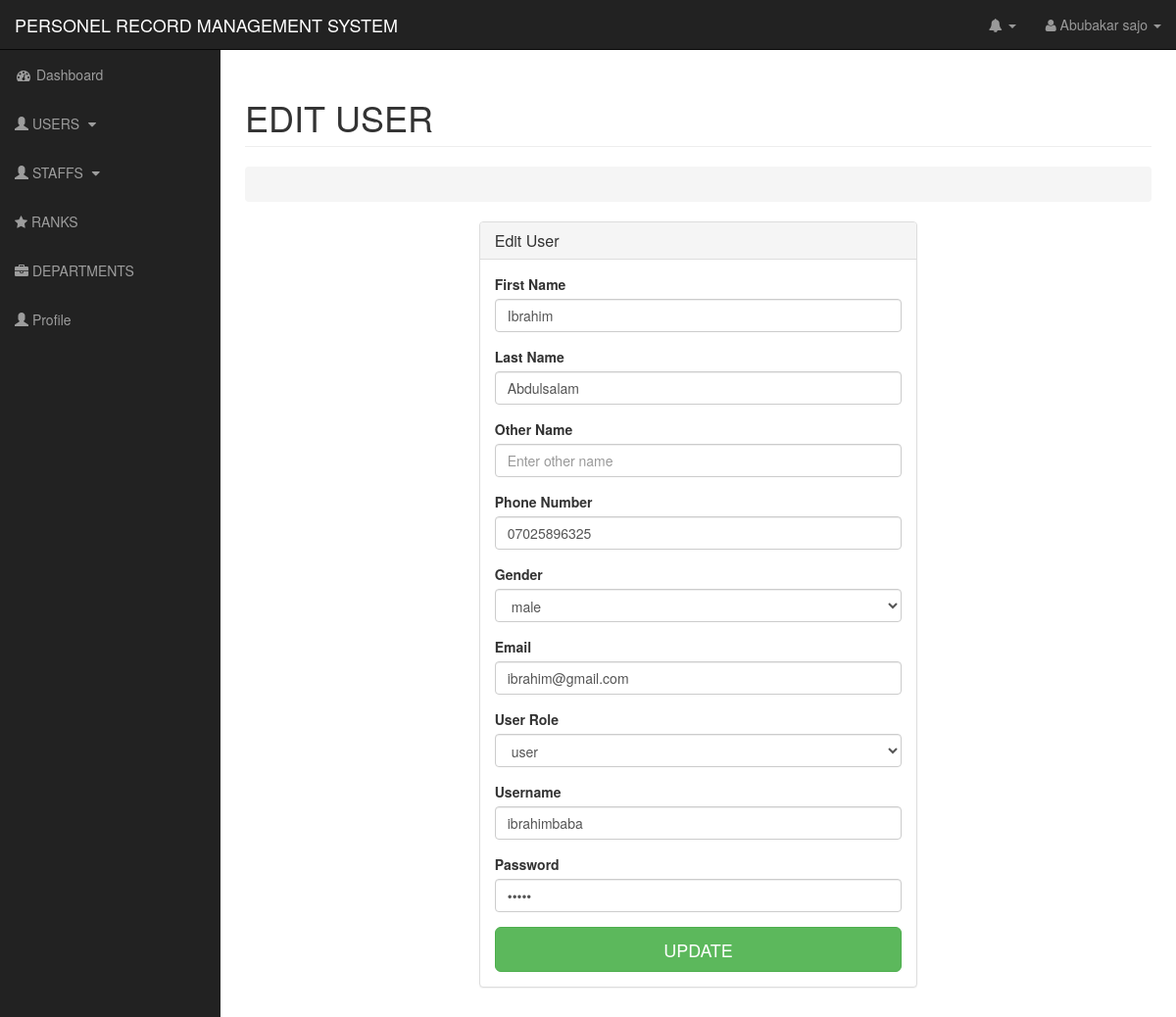
The app's page /edit_user.php?edit=2 (signed in) with its own data.
### tables this page shows
CREATE TABLE `tblusers` (
  `user_id` int(11) NOT NULL,
  `firstname` varchar(100) NOT NULL,
  `lastname` varchar(100) NOT NULL,
  `othername` varchar(70) NOT NULL,
  `gender` varchar(9) NOT NULL,
  `phonenumber` varchar(15) NOT NULL,
  `email` varchar(100) NOT NULL,
  `username` varchar(50) NOT NULL,
  `password` varchar(100) NOT NULL,
  `user_role` varchar(10) NOT NULL,
  `status` int(11) NOT NULL
);

### functions.php (called while the page is built, shortened)
<?php
function escapeString($string){
    global $conn;
    return mysqli_escape_string($conn, trim($string));
}

### edit_user.php (the view, shortened to what this page needs)
<?php include 'includes/header.php' ?>
    <div id="wrapper">
<?php include 'includes/nav.php' ?>
<?php include 'includes/title.php' ?>
                 <?php
                    if (isset($_GET['edit'])) {
                        $user_id = escapeString($_GET['edit']);
                        $query = "SELECT * FROM tblusers WHERE user_id = $user_id";
                        $selectUser = mysqli_query($conn, $query);
                        if (mysqli_num_rows($selectUser) > 0) {
                           while($row=mysqli_fetch_assoc($selectUser)){
                            $firstname = $row['firstname'];
                            $lastname = $row['lastname'];
                            $othername = $row['othername'];
                            $phonenumber = $row['phonenumber'];
                            $gender = $row['gender'];
                            $email = $row['email'];
                            $user_role = $row['user_role'];
                            $username = $row['username'];
                            $password = $row['password'];
                           }
                        }
                    }
                ?>
        <div class="row">
            <div class="col-md-6 col-md-offset-3">
                <div class="panel panel-default">
                    <div class="panel-heading">
                        <h3 class="panel-title">Edit User</h3>
                    </div>
                    <div class="panel-body">
                        <form role="form" method="post" action="edit_user.php">
                            <fieldset>
                                <div class="form-group">
                                    <label for="firstname">First Name</label>
                                    <input class="form-control"
                                    value="<?= (isset($firstname)) ? $firstname : ''; ?>"
                                    placeholder="Enter first name"
                                    name="firstname"
                                    type="text" required>
                                </div>
                                <div class="form-group">
                                    <label for="lastname">Last Name</label>
                                    <input class="form-control"
                                    value="<?= (isset($lastname)) ? $lastname : ''; ?>"
                                    placeholder="Enter last name"
                                    name="lastname"
                                    type="text" required>
                                </div>
                                <div class="form-group">
                                    <label for="othername">Other Name</label>
                                    <input class="form-control"
                                    value="<?= (isset($othername)) ? $othername : ''; ?>"
                                    placeholder="Enter other name"
                                    name="othername"
                                    type="text">
                                </div>
                                <div class="form-group">
                                    <label for="phonenumber">Phone Number</label>
                                    <input class="form-control"
                                     value="<?= (isset($phonenumber)) ? $phonenumber : ''; ?>"
                                     placeholder="08011112222"
                                     name="phonenumber"
                                     type="number" required>
                                </div>
                                <div class="form-group">
                                    <label for="gender">Gender</label>
                                    <select name="gender" id="gender" class="form-control">
                                        <?php
                                        if(isset($gender)):?>
                                        <option value="<?=$gender?>"><?=$gender?></option>';
                                        <?php endif; ?>
                                    </select>
                                </div>
                                <div class="form-group">
                                    <label for="email">Email</label>
                                    <input class="form-control"
                                    value="<?= (isset($email)) ? $email : ''; ?>"
                                     placeholder="smith@gmail.com"
                                     name="email"
                                     type="email" required>
                                </div>
                                <div class="form-group">
                                    <label for="user_role">User Role</label>
                                    <select name="user_role" id="user_role" class="form-control">
                                        <?php if(isset($user_role)):?>
                                        <option value="<?=$user_role?>"><?=$user_role?></option>';
                                        <?php endif; ?>
                                    </select>
                                </div>
                                <div class="form-group">
                                    <label for="username">Username</label>
                                    <input class="form-control"
                                    value="<?= (isset($username)) ? $username : ''; ?>"
                                    placeholder="Enter Username"
                                    name="username"
                                    type="text" autofocus required>
                                </div>
                                <div class="form-group">
                                    <label for="password">Password</label>
                                    <input class="form-control"
                                    placeholder="Password"
                                    name="password"
                                    type="password"
                                    value="<?= (isset($password)) ? $password : ''; ?>" required>
                                </div>
                                <button type="submit" name="update" class="btn btn-lg btn-success btn-block">UPDATE</button>
                            </fieldset>
                        </form>
                    </div>
                </div>
            </div>
        </div>
        </div>
        </div>
    </div>
    <?php include 'includes/footer.php' ?>

### css/sb-admin.css (style rules this page uses)
body { margin-top: 100px; background-color: #222; }
@media (min-width:768px) { body { margin-top: 50px; } }
#wrapper { padding-left: 0; }
@media (min-width:768px) { #wrapper { padding-left: 225px; } }

### records on screen
tblusers: firstname "Ibrahim", lastname "Abdulsalam", phonenumber "07025896325", gender "male", email "ibrahim@gmail.com", user_role "user", username "ibrahimbaba"

### other values on screen
$_SESSION['firstname'] "Abubakar"
$_SESSION['lastname'] "sajo"
$heading "EDIT USER"
